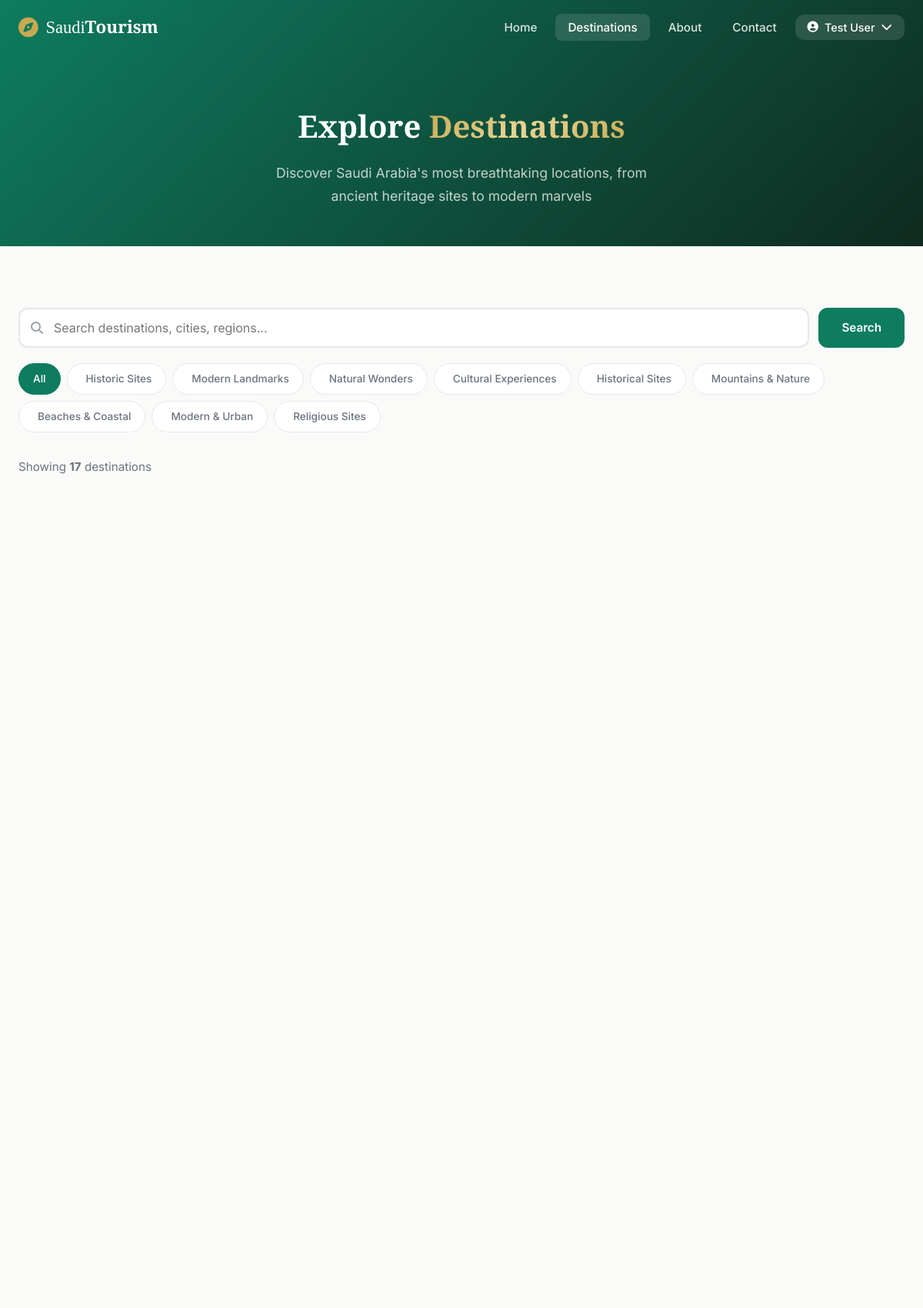
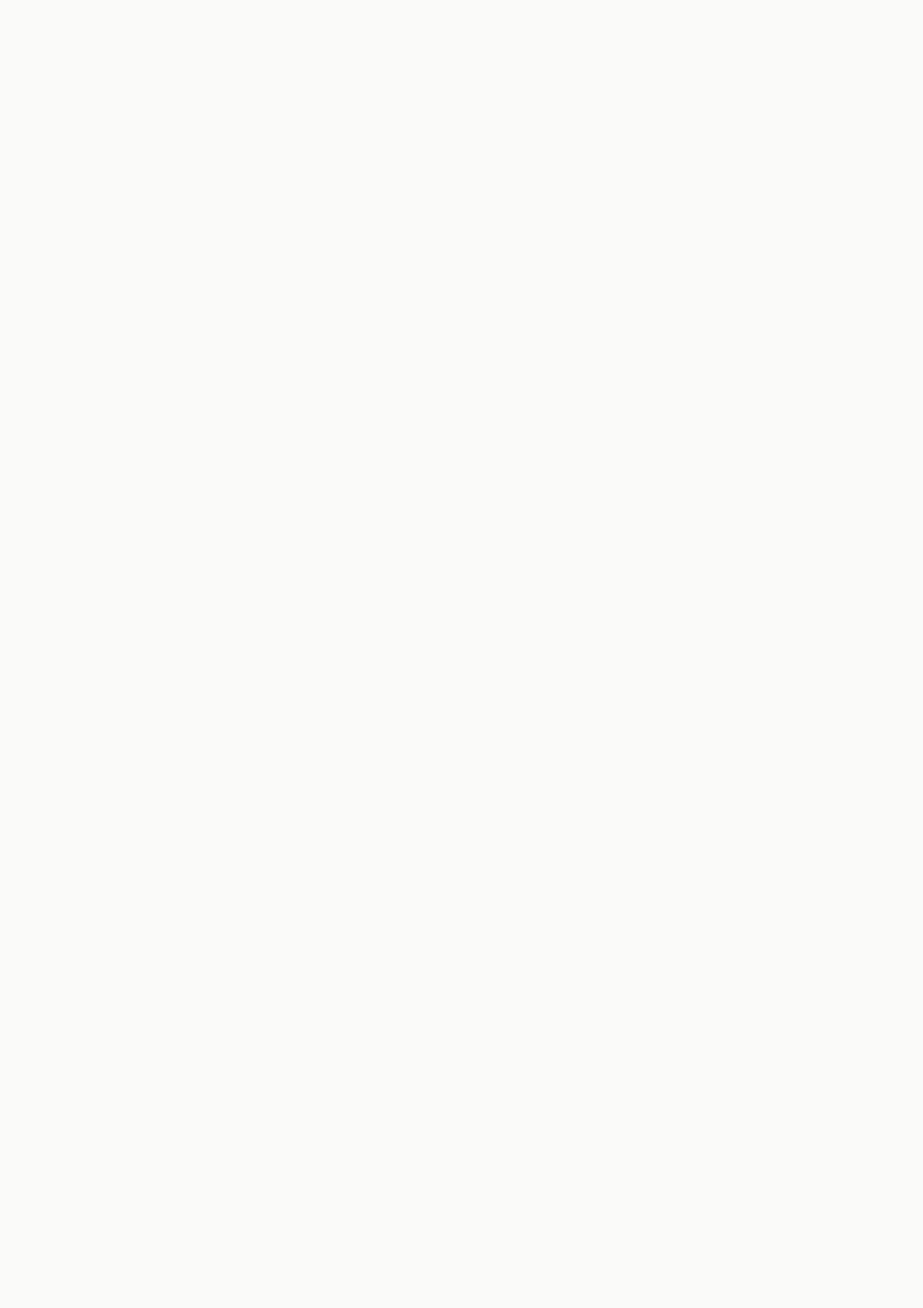
The page /locations (signed in, upper part) on the database its author committed (2 pictures, top to bottom).
### app.py (models this page shows)
class Category(db.Model):
    __tablename__ = 'categories'
    id = db.Column(db.Integer, primary_key=True)
    name = db.Column(db.String(255), nullable=False)
    slug = db.Column(db.String(255), unique=True, nullable=False, index=True)
    locations = db.relationship('Location', backref='category', lazy=True)

### app.py (the view, shortened to what this page needs)
@app.route("/locations")
def locations():
    category_slug = request.args.get("category", "")
    search_query = request.args.get("q", "").strip()
    query = Location.query
    if category_slug:
        cat = Category.query.filter_by(slug=category_slug).first()
        if cat:
            query = query.filter_by(category_id=cat.id)
    results = query.order_by(Location.featured.desc(), Location.rating_avg.desc()).all()
    categories = Category.query.all()
    return render_template("locations.html",
                           locations=results,
                           categories=categories,
                           active_category=category_slug,
                           search_query=search_query)

### app.py (called while the page is built)
def get_current_user():
    return session.get("user")

@app.context_processor
def inject_user():
    return {"current_user": get_current_user()}

@app.before_request
def ensure_schema_ready():
    if not app.config.get("SCHEMA_READY", False):
        ensure_profile_admin_column()
        ensure_location_image_column()
        app.config["SCHEMA_READY"] = True

    @property
    def review_count(self):
        return len(self.reviews)

### templates/locations.html (shortened to what this page needs)
{% extends "base.html" %}
{% block content %}
<section class="page-hero page-hero-sm">
    <div class="container">
        <h1>Explore <span class="gradient-text">Destinations</span></h1>
        <p>Discover Saudi Arabia's most breathtaking locations, from ancient heritage sites to modern marvels</p>
    </div>
</section>
<section class="section">
    <div class="container">
        <div class="filters-bar">
            <form class="search-form" action="{{ url_for('locations') }}" method="GET">
                <div class="search-input-wrap">
                    <i class="fas fa-search"></i>
                    <input type="text" name="q" placeholder="Search destinations, cities, regions..." value="{{ search_query }}" class="search-input">
                </div>
                <button type="submit" class="btn btn-primary">Search</button>
            </form>
            <div class="category-filters">
                <a href="{{ url_for('locations') }}" class="filter-pill {{ 'active' if not active_category }}">All</a>
                {% for cat in categories %}
                <a href="{{ url_for('locations', category=cat.slug) }}" class="filter-pill {{ 'active' if active_category == cat.slug }}">
                    <i class="fas {{ cat.icon }}"></i> {{ cat.name }}
                </a>
                {% endfor %}
            </div>
        </div>
        {% if locations %}
        <div class="results-count">
            <p>Showing <strong>{{ locations|length }}</strong> destination{{ 's' if locations|length != 1 }}</p>
        </div>
        <div class="locations-grid">
        </div>
        {% endif %}
    </div>
</section>
{% endblock %}

### static/css/style.css (style rules this page uses)
:root { --primary: #0e7c5f; --primary-dark: #065f46; --primary-light: #d1fae5; --accent: #c8a951; --accent-dark: #a6842e; --bg: #fafaf9; --bg-alt: #f5f0eb; --surface: #ffffff; --text: #1a1a1a; --text-secondary: #6b7280; --text-light: #9ca3af; --border: #e5e7eb; --border-light: #f3f4f6; --shadow-sm: 0 1px 3px rgba(0,0,0,.06), 0 1px 2px rgba(0,0,0,.04); --shadow: 0 4px 20px rgba(0,0,0,.08); --shadow-lg: 0 10px 40px rgba(0,0,0,.12); --shadow-xl: 0 20px 60px rgba(0,0,0,.15); --radius-sm: 8px; --radius: 12px; --radius-lg: 20px; --radius-xl: 28px; --font-display: 'Playfair Display', Georgia, serif; --font-body: 'Inter', -apple-system, sans-serif; --transition: .3s cubic-bezier(.4,0,.2,1); }
*, *::before, *::after { box-sizing: border-box; margin: 0; padding: 0; }
html { scroll-behavior: smooth; }
body { font-family: var(--font-body); color: var(--text); background: var(--bg); line-height: 1.7; -webkit-font-smoothing: antialiased; }
a { text-decoration: none; color: var(--primary); transition: var(--transition); }
.container { max-width: 1200px; margin: 0 auto; padding: 0 24px; }
.btn { display: inline-flex; align-items: center; gap: 8px; padding: 12px 28px; border-radius: var(--radius); font-weight: 600; font-size: .95rem; border: 2px solid transparent; cursor: pointer; transition: var(--transition); font-family: var(--font-body); text-align: center; justify-content: center; white-space: nowrap; }
.btn-primary { background: var(--primary); color: #fff; border-color: var(--primary); }
.gradient-text { background: linear-gradient(135deg, var(--accent) 0%, #e8d594 50%, var(--accent) 100%); -webkit-background-clip: text; -webkit-text-fill-color: transparent; background-clip: text; }
.section { padding: 80px 0; }
.locations-grid { display: grid; grid-template-columns: repeat(auto-fill, minmax(340px, 1fr)); gap: 28px; }
.page-hero { background: linear-gradient(135deg, var(--primary) 0%, #0f2a1f 100%); padding: 140px 0 60px; text-align: center; color: #fff; }
.page-hero-sm { padding: 130px 0 50px; }
.page-hero h1 { font-family: var(--font-display); font-size: 2.5rem; font-weight: 700; margin-bottom: 12px; }
.page-hero p { color: rgba(255,255,255,.75); font-size: 1.1rem; max-width: 500px; margin: 0 auto; }
.filters-bar { margin-bottom: 32px; }
.search-form { display: flex; gap: 12px; margin-bottom: 20px; }
.search-input-wrap { flex: 1; position: relative; }
.search-input-wrap i { position: absolute; left: 16px; top: 50%; transform: translateY(-50%); color: var(--text-light); }
.search-input { width: 100%; padding: 14px 16px 14px 44px; border: 2px solid var(--border); border-radius: var(--radius); font-size: 1rem; font-family: var(--font-body); transition: var(--transition); background: var(--surface); }
.category-filters { display: flex; gap: 8px; flex-wrap: wrap; }
.filter-pill { padding: 8px 18px; border-radius: 50px; font-size: .85rem; font-weight: 500; background: var(--surface); border: 1px solid var(--border); color: var(--text-secondary); transition: var(--transition); display: flex; align-items: center; gap: 6px; white-space: nowrap; }
.filter-pill.active { background: var(--primary); color: #fff; border-color: var(--primary); }
.results-count { margin-bottom: 20px; }
.results-count p { color: var(--text-secondary); font-size: .95rem; }

### rows shown on the page
Category: name "Historic Sites"
Category: name "Modern Landmarks"
Category: name "Natural Wonders"
Category: name "Cultural Experiences"
Category: name "Historical Sites"
Category: name "Mountains & Nature"
Category: name "Beaches & Coastal"
Category: name "Modern & Urban"
Category: name "Religious Sites"

### other values the page prints
{{ current_user.full_name }} "Test User"
{{ locations|length }} "17"
{{ 's' if locations|length != 1 }} "s"
